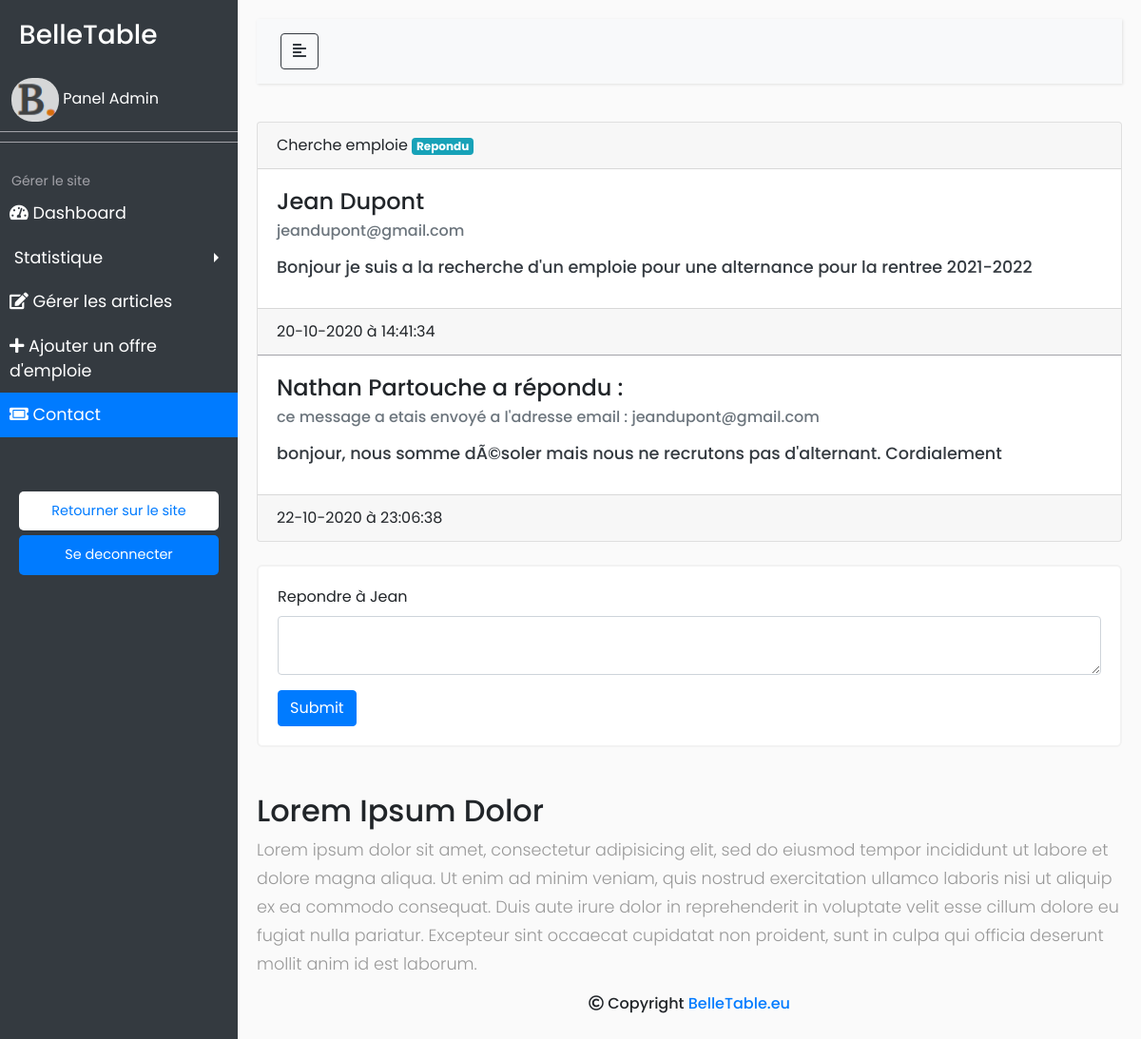
/admin/afficher-contact.php?id=1, run on the app's committed database.
### tables this page shows
CREATE TABLE IF NOT EXISTS `contact` (
  `id` int(11) NOT NULL AUTO_INCREMENT,
  `nom` varchar(120) NOT NULL,
  `prenom` varchar(120) NOT NULL,
  `email` varchar(120) NOT NULL,
  `sujet` varchar(120) NOT NULL,
  `message` text NOT NULL,
  `date_creation` datetime NOT NULL,
  `etat` varchar(120) NOT NULL,
  PRIMARY KEY (`id`)
);

CREATE TABLE IF NOT EXISTS `reponse_contact` (
  `id_rep` int(11) NOT NULL AUTO_INCREMENT,
  `fk_contact` int(11) DEFAULT NULL,
  `nom` varchar(120) NOT NULL,
  `prenom` varchar(120) NOT NULL,
  `message` text NOT NULL,
  `date_rep` datetime NOT NULL,
  PRIMARY KEY (`id_rep`)
);

### admin/afficher-contact.php (the view, shortened to what this page needs)
<?php if (isset($_GET['id']) && !empty($_GET['id']) && is_numeric($_GET['id'])):  ?>
  <!DOCTYPE html>
  <html>
  <head>
  </head>
  <body>
    <?php include("css/menu.php"); ?>
    <?php
      $id = str_replace("'","''",$_GET['id']);
      $requete = "SELECT * FROM contact WHERE id = '{$id}'" ;
      $query = mysqli_query($bdd, $requete);
      $recupReponse = "SELECT * FROM contact INNER JOIN reponse_contact ON reponse_contact.fk_contact = contact.id and fk_contact = $id" ;
      $recupReponse = mysqli_query($bdd, $recupReponse);
      if(mysqli_num_rows($query) > 0)
      {
        $ligne = mysqli_fetch_assoc($query);
        $date = $ligne['date_creation'];
        $datefr = strftime('%d-%m-%Y à %H:%M:%S', strtotime($date));
        $verif = true;
      }
    ?>
    <div id="content">
      <nav class="navbar navbar-expand-lg navbar-light bg-light">
          <div class="container-fluid">
              <button type="button" id="sidebarCollapse" class="btn btn-outline-dark">
                  <i class="fas fa-align-left"></i>
              </button>
          </div>
      </nav>
      <?php if(isset($verif)): ?>
        <div class="card">
          <div class="card-header">
            <?php echo @$ligne['sujet']; ?>
            <?php if(@$ligne['etat']=="Repondu"): ?>
              <span class="badge badge-info"><?php echo @$ligne['etat']; ?></span>
            <?php endif; ?>
          </div>
          <div class="card-body">
            <h4 class="card-title"><?php echo @$ligne['prenom'] . " " . @$ligne['nom']; ?></h4>
            <h6 class="card-subtitle mb-2 text-muted"><?php echo @$ligne['email']; ?></h6>
            <p class="card-text" style="font-family: inherit; color : #343a40; font-weight: 500; line-height: 2.5;"> <?php echo @$ligne['message'] ?>
            </p>
          </div>
          <div class="card-footer">
            <?php echo @$datefr; ?>
          </div>
          <?php while($reponse = mysqli_fetch_assoc($recupReponse)): ?>
            <?php
              $date = $reponse['date_rep'];
              $dateRepfr = strftime('%d-%m-%Y à %H:%M:%S', strtotime($date));
            ?>
            <div class="hr" style="margin: inherit;"></div>
            <div class="card-body">
              <h4 class="card-title"><?php echo $reponse['prenom'] . " " . $reponse['nom']; ?> a répondu :</h4>
              <h6 class="card-subtitle mb-2 text-muted">ce message a etais envoyé a l'adresse email : <?php echo $ligne['email']; ?> </h6>
              <p class="card-text" style="font-family: inherit; color : #343a40; font-weight: 500; line-height: 2.5;">
                <?php echo $reponse['message']; ?>
              </p>
            </div>
            <div class="card-footer">
              <?php echo @$dateRepfr; ?>
            </div>
          <?php endwhile; ?>
        </div>
        <br>
        <form method="POST" style="padding: 1.25rem; background-color: white; border: 2px solid #F2F2F2; border-radius: 6px;">
          <div class="form-group">
            <label for="exampleFormControlTextarea1">Repondre à <?php echo $ligne['prenom']; ?></label>
            <textarea class="form-control" id="exampleFormControlTextarea1" rows="2" name="message"></textarea>
          </div>
            <input class="btn btn-primary" type="submit" name="submitRep">
        </form>
      <?php else: ?>
        <div class="card card-body">
          <span>Désolé mais l'id fournis n'existe pas dans la base de données</span>
        </div>
      <?php endif; ?>
      <br><br>
      <h2>Lorem Ipsum Dolor</h2>
      <p>Lorem ipsum dolor sit amet, consectetur adipisicing elit, sed do eiusmod tempor incididunt ut labore et dolore magna aliqua. Ut enim ad minim veniam, quis nostrud exercitation ullamco laboris nisi ut aliquip ex ea commodo consequat. Duis aute irure dolor in reprehenderit in voluptate velit esse cillum dolore eu fugiat nulla pariatur. Excepteur sint occaecat cupidatat non proident, sunt in culpa qui officia deserunt mollit anim id est laborum.</p>
      <?php include("css/footer.php"); ?>
    </div>
  </body>
  </html>
<?php else: ?>
  <?php header('Location: contact.php'); ?>
<?php endif; ?>

### admin/css/style.css (style rules this page uses)
body { font-family: 'Poppins', sans-serif; background: #fafafa; }
p { font-family: 'Poppins', sans-serif; font-size: 1.1em; font-weight: 300; line-height: 1.7em; color: #999; }
.navbar { padding: 15px 10px; background: #fff; border: none; border-radius: 0; margin-bottom: 40px; box-shadow: 1px 1px 3px rgba(0, 0, 0, 0.1); }
.hr { width: 100%; height: 1px; border-bottom: 1px solid #A3A3A9; margin: 10px 0; }
#content { width: 100%; padding: 20px; min-height: 100vh; transition: all 0.3s; }

### data on the page
contact: sujet "Cherche emploie", etat "Repondu", prenom "Jean", nom "Dupont", email "jeandupont@gmail.com", message "Bonjour je suis a la recherche d'un emploie pour une alternance pour la rentree 2021-2022", date_creation "20-10-2020 à 14:41:34"
reponse_contact: prenom "Nathan", nom "Partouche", fk_contact.email "jeandupont@gmail.com", message "bonjour, nous somme dÃ©soler mais nous ne recrutons pas d'alternant. Cordialement", date_rep "22-10-2020 à 23:06:38"
